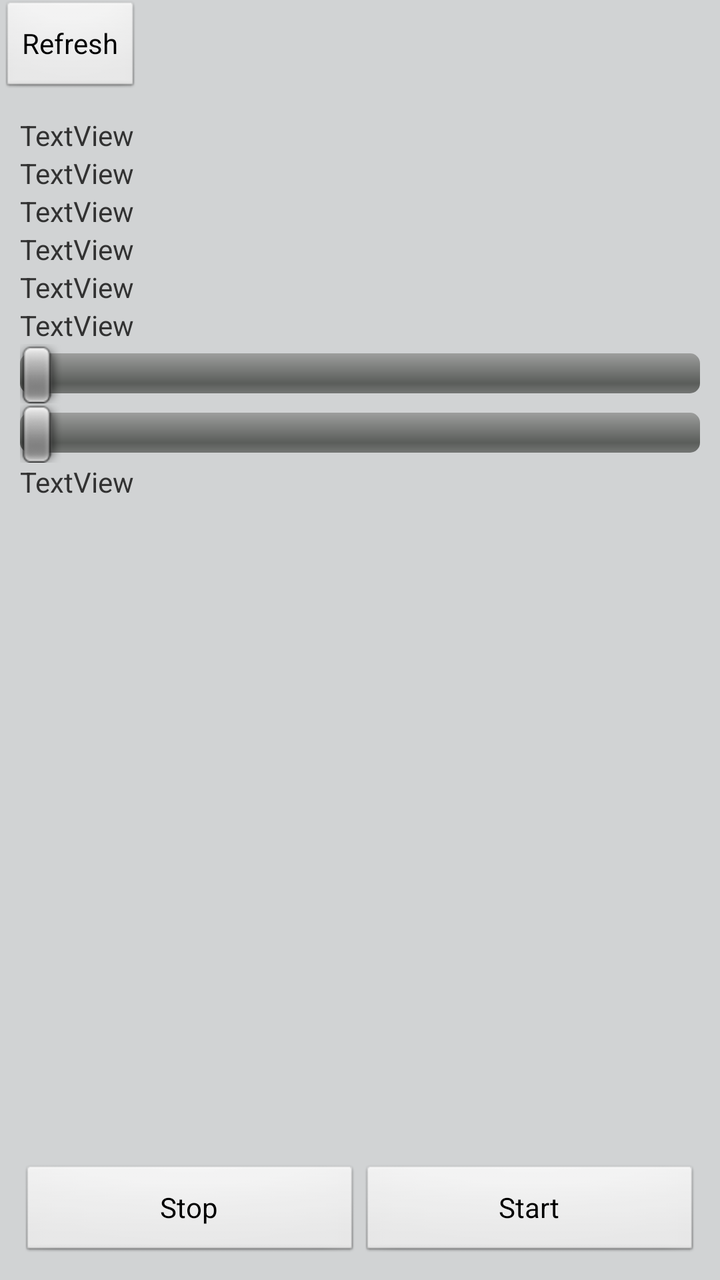
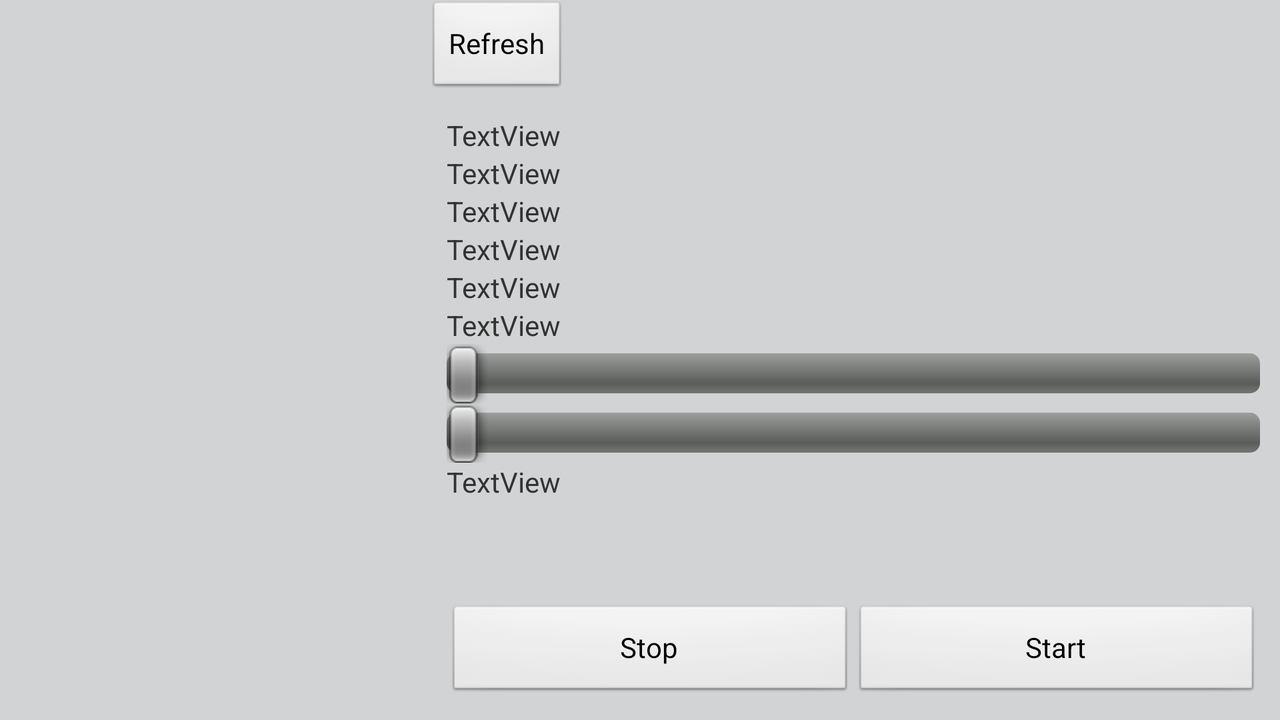

First picture: res/layout/ on a phone held upright. Second picture: the repository's own variant of that layout, on a device whose configuration matches the variant's folder. Source for both follows.
<!-- AndroidManifest.xml: application theme AppTheme -->
<!-- res/layout/fragment_playing.xml -->
<LinearLayout xmlns:android="http://schemas.android.com/apk/res/android"
    xmlns:tools="http://schemas.android.com/tools"
    android:layout_width="match_parent"
    android:layout_height="match_parent"
    android:orientation="vertical"
    tools:context=".MainActivity" >

    <Button
        android:id="@+id/bt_refresh"
        android:layout_width="wrap_content"
        android:layout_height="wrap_content"
        android:text="Refresh" />

    <FrameLayout
        android:layout_width="match_parent"
        android:layout_height="match_parent" >

        <TextView
            android:id="@+id/layout_no_playing"
            android:layout_width="wrap_content"
            android:layout_height="wrap_content"
            android:layout_gravity="center"
            android:padding="10dp"
            android:text="@string/no_playing"
            android:visibility="gone" />

        <LinearLayout
            android:id="@+id/layout_area"
            android:layout_width="match_parent"
            android:layout_height="match_parent"
            android:orientation="vertical"
            android:padding="10dp" >

            <TextView
                android:id="@+id/lb_id"
                android:layout_width="wrap_content"
                android:layout_height="wrap_content"
                android:text="TextView" />

            <TextView
                android:id="@+id/lb_label"
                android:layout_width="wrap_content"
                android:layout_height="wrap_content"
                android:text="TextView" />

            <TextView
                android:id="@+id/lb_file"
                android:layout_width="wrap_content"
                android:layout_height="wrap_content"
                android:text="TextView" />

            <TextView
                android:id="@+id/lb_rating"
                android:layout_width="wrap_content"
                android:layout_height="wrap_content"
                android:text="TextView" />

            <TextView
                android:id="@+id/lb_playcount"
                android:layout_width="wrap_content"
                android:layout_height="wrap_content"
                android:text="TextView" />

            <TextView
                android:id="@+id/lb_duration"
                android:layout_width="wrap_content"
                android:layout_height="wrap_content"
                android:text="TextView" />

            <SeekBar
                android:id="@+id/seekProgress"
                android:layout_width="match_parent"
                android:layout_height="wrap_content" />

            <SeekBar
                android:id="@+id/seekVolume"
                android:layout_width="match_parent"
                android:layout_height="wrap_content" />

            <TextView
                android:id="@+id/lb_progress_time"
                android:layout_width="wrap_content"
                android:layout_height="wrap_content"
                android:text="TextView" />

            <LinearLayout
                android:layout_width="match_parent"
                android:layout_height="match_parent" >

                <Button
                    android:id="@+id/bt_stop"
                    android:layout_width="match_parent"
                    android:layout_height="wrap_content"
                    android:layout_gravity="bottom"
                    android:layout_weight="1"
                    android:text="@string/player_stop" />

                <Button
                    android:id="@+id/bt_start"
                    android:layout_width="match_parent"
                    android:layout_height="wrap_content"
                    android:layout_gravity="bottom"
                    android:layout_weight="1"
                    android:text="@string/player_start" />
            </LinearLayout>

            <Space
                android:layout_width="match_parent"
                android:layout_height="wrap_content" />

            <Space
                android:layout_width="match_parent"
                android:layout_height="wrap_content" />

            <Space
                android:layout_width="match_parent"
                android:layout_height="wrap_content" />
        </LinearLayout>
    </FrameLayout>

</LinearLayout>
<!-- resources referenced by this layout -->
<resources>
  <string name="no_playing">No media playing</string>
  <string name="player_start">Start</string>
  <string name="player_stop">Stop</string>
  <style name="AppTheme" parent="AppBaseTheme">
          <item name="vpiTitlePageIndicatorStyle">@style/CustomTitlePageIndicator</item>
          <item name="android:windowBackground">@color/background</item>
      </style>
  <style name="AppBaseTheme" parent="android:Theme.Light">
          
      </style>
  <style name="CustomTitlePageIndicator">
          <item name="android:background">#8000</item>
          <item name="footerColor">#a000</item>
          <item name="footerLineHeight">1dp</item>
          <item name="footerIndicatorHeight">3dp</item>
          <item name="footerIndicatorStyle">underline</item>
          <item name="android:textColor">#afff</item>
          <item name="selectedColor">#cfff</item>
          <item name="selectedBold">true</item>
      </style>
  <color name="background">#D1D3D4</color>
</resources>
<!-- res/layout-land/fragment_playing.xml (the author's variant of the layout above) -->
<!-- drawn on the phone turned sideways -->
<LinearLayout xmlns:android="http://schemas.android.com/apk/res/android"
    xmlns:tools="http://schemas.android.com/tools"
    android:layout_width="match_parent"
    android:layout_height="match_parent"
    android:orientation="horizontal"
    tools:context=".MainActivity" >

    <ImageView
        android:id="@+id/img_playing"
        android:layout_width="match_parent"
        android:layout_height="match_parent"
        android:layout_weight="2" />

    <LinearLayout
        android:layout_width="match_parent"
        android:layout_height="match_parent"
        android:layout_weight="1"
        android:orientation="vertical" >

        <Button
            android:id="@+id/bt_refresh"
            android:layout_width="wrap_content"
            android:layout_height="wrap_content"
            android:text="Refresh" />

        <FrameLayout
            android:layout_width="match_parent"
            android:layout_height="match_parent" >

            <TextView
                android:id="@+id/layout_no_playing"
                android:layout_width="wrap_content"
                android:layout_height="wrap_content"
                android:layout_gravity="center"
                android:padding="10dp"
                android:text="@string/no_playing"
                android:visibility="gone" />

            <LinearLayout
                android:id="@+id/layout_area"
                android:layout_width="match_parent"
                android:layout_height="match_parent"
                android:orientation="vertical"
                android:padding="10dp" >

                <TextView
                    android:id="@+id/lb_id"
                    android:layout_width="wrap_content"
                    android:layout_height="wrap_content"
                    android:text="TextView" />

                <TextView
                    android:id="@+id/lb_label"
                    android:layout_width="wrap_content"
                    android:layout_height="wrap_content"
                    android:text="TextView" />

                <TextView
                    android:id="@+id/lb_file"
                    android:layout_width="wrap_content"
                    android:layout_height="wrap_content"
                    android:text="TextView" />

                <TextView
                    android:id="@+id/lb_rating"
                    android:layout_width="wrap_content"
                    android:layout_height="wrap_content"
                    android:text="TextView" />

                <TextView
                    android:id="@+id/lb_playcount"
                    android:layout_width="wrap_content"
                    android:layout_height="wrap_content"
                    android:text="TextView" />

                <TextView
                    android:id="@+id/lb_duration"
                    android:layout_width="wrap_content"
                    android:layout_height="wrap_content"
                    android:text="TextView" />

                <SeekBar
                    android:id="@+id/seekProgress"
                    android:layout_width="match_parent"
                    android:layout_height="wrap_content" />

                <SeekBar
                    android:id="@+id/seekVolume"
                    android:layout_width="match_parent"
                    android:layout_height="wrap_content" />

                <TextView
                    android:id="@+id/lb_progress_time"
                    android:layout_width="wrap_content"
                    android:layout_height="wrap_content"
                    android:text="TextView" />

                <LinearLayout
                    android:layout_width="match_parent"
                    android:layout_height="match_parent" >

                    <Button
                        android:id="@+id/bt_stop"
                        android:layout_width="match_parent"
                        android:layout_height="wrap_content"
                        android:layout_gravity="bottom"
                        android:layout_weight="1"
                        android:text="@string/player_stop" />

                    <Button
                        android:id="@+id/bt_start"
                        android:layout_width="match_parent"
                        android:layout_height="wrap_content"
                        android:layout_gravity="bottom"
                        android:layout_weight="1"
                        android:text="@string/player_start" />
                </LinearLayout>

                <Space
                    android:layout_width="match_parent"
                    android:layout_height="wrap_content" />

                <Space
                    android:layout_width="match_parent"
                    android:layout_height="wrap_content" />

                <Space
                    android:layout_width="match_parent"
                    android:layout_height="wrap_content" />
            </LinearLayout>
        </FrameLayout>
    </LinearLayout>

</LinearLayout>
